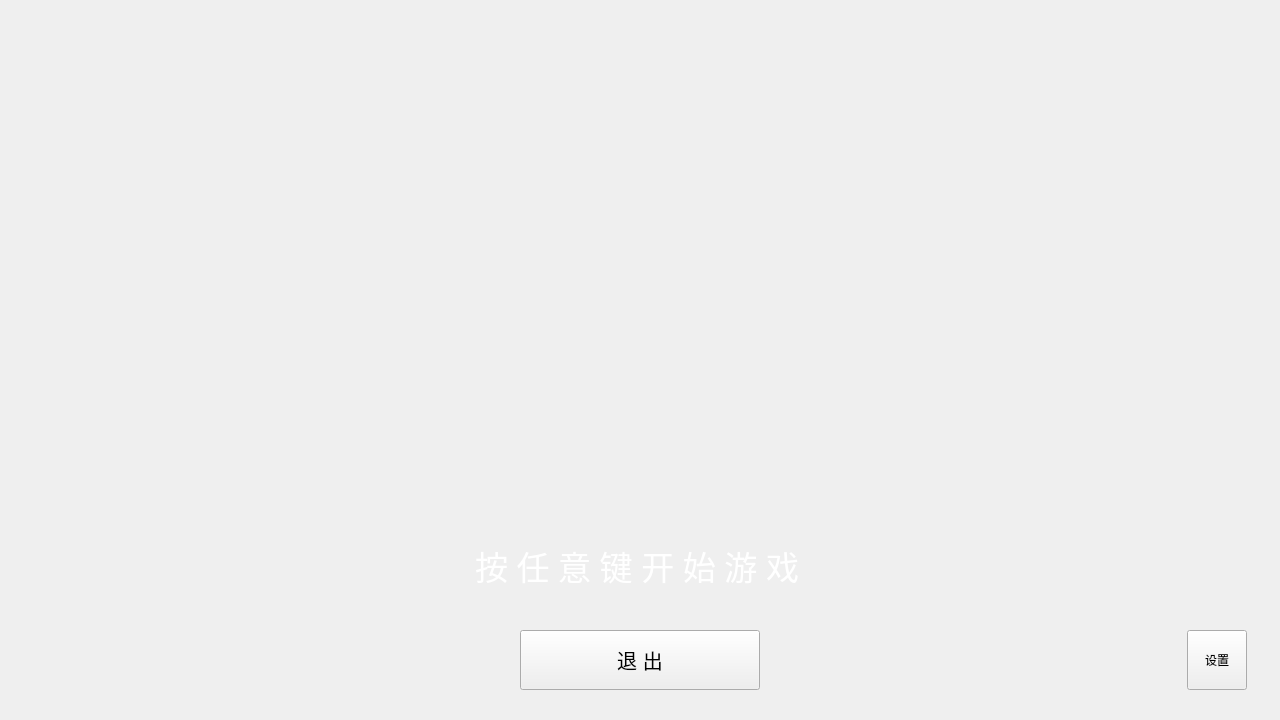
<?xml version="1.0" encoding="UTF-8"?>
<ui version="4.0">
 <class>Widget</class>
 <widget class="QWidget" name="Widget">
  <property name="geometry">
   <rect>
    <x>0</x>
    <y>0</y>
    <width>1280</width>
    <height>720</height>
   </rect>
  </property>
  <property name="windowTitle">
   <string>坦克大战 v0.0.1 test</string>
  </property>
  <property name="windowIcon">
   <iconset resource="pic.qrc">
    <normaloff>:/pic/resources/icon.png</normaloff>:/pic/resources/icon.png</iconset>
  </property>
  <widget class="QPushButton" name="pushButton_2">
   <property name="geometry">
    <rect>
     <x>520</x>
     <y>630</y>
     <width>240</width>
     <height>60</height>
    </rect>
   </property>
   <property name="font">
    <font>
     <pointsize>15</pointsize>
    </font>
   </property>
   <property name="text">
    <string>退 出</string>
   </property>
  </widget>
  <widget class="QLabel" name="label">
   <property name="geometry">
    <rect>
     <x>0</x>
     <y>0</y>
     <width>1280</width>
     <height>720</height>
    </rect>
   </property>
   <property name="sizePolicy">
    <sizepolicy hsizetype="Preferred" vsizetype="Preferred">
     <horstretch>0</horstretch>
     <verstretch>0</verstretch>
    </sizepolicy>
   </property>
   <property name="frameShape">
    <enum>QFrame::NoFrame</enum>
   </property>
   <property name="text">
    <string/>
   </property>
   <property name="pixmap">
    <pixmap resource="pic.qrc">:/pic/resources/background.png</pixmap>
   </property>
   <property name="scaledContents">
    <bool>true</bool>
   </property>
  </widget>
  <widget class="QToolButton" name="toolButton">
   <property name="geometry">
    <rect>
     <x>1187</x>
     <y>630</y>
     <width>60</width>
     <height>60</height>
    </rect>
   </property>
   <property name="mouseTracking">
    <bool>false</bool>
   </property>
   <property name="autoFillBackground">
    <bool>false</bool>
   </property>
   <property name="text">
    <string>设置</string>
   </property>
   <property name="icon">
    <iconset resource="pic.qrc">
     <normaloff>:/pic/resources/config.png</normaloff>:/pic/resources/config.png</iconset>
   </property>
   <property name="iconSize">
    <size>
     <width>40</width>
     <height>40</height>
    </size>
   </property>
   <property name="checkable">
    <bool>false</bool>
   </property>
   <property name="autoExclusive">
    <bool>false</bool>
   </property>
   <property name="popupMode">
    <enum>QToolButton::InstantPopup</enum>
   </property>
   <property name="toolButtonStyle">
    <enum>Qt::ToolButtonTextUnderIcon</enum>
   </property>
   <property name="arrowType">
    <enum>Qt::NoArrow</enum>
   </property>
  </widget>
  <widget class="QLabel" name="label_2">
   <property name="geometry">
    <rect>
     <x>475</x>
     <y>545</y>
     <width>400</width>
     <height>40</height>
    </rect>
   </property>
   <property name="font">
    <font>
     <family>华文中宋</family>
     <pointsize>25</pointsize>
    </font>
   </property>
   <property name="styleSheet">
    <string notr="true">color: rgb(255, 255, 255);</string>
   </property>
   <property name="text">
    <string>按 任 意 键 开 始 游 戏</string>
   </property>
  </widget>
  <zorder>label</zorder>
  <zorder>toolButton</zorder>
  <zorder>pushButton_2</zorder>
  <zorder>label_2</zorder>
 </widget>
 <resources>
  <include location="pic.qrc"/>
 </resources>
 <connections/>
</ui>
